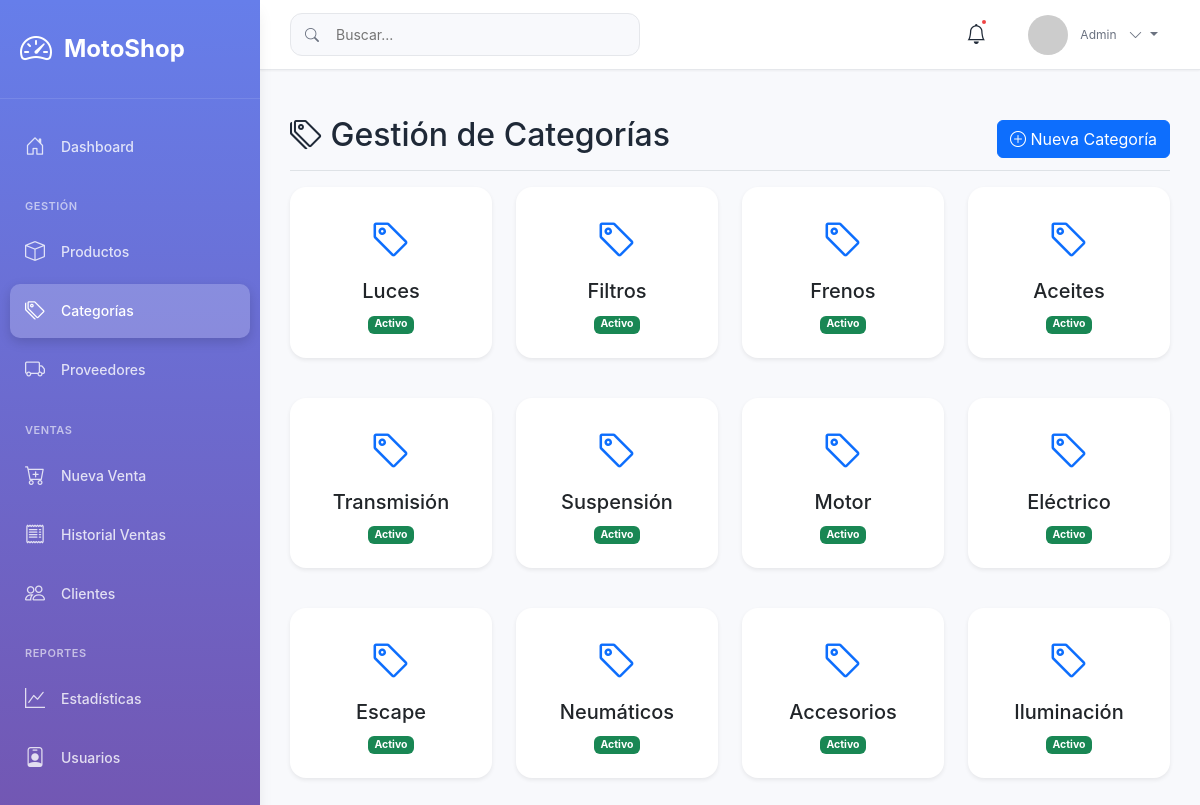
Screenshot of /inventario/categorias/ (signed in) with the database file from the repository.
### apps/inventario/models.py (models this page shows, shortened)
class Categoria(models.Model):
    nombre = models.CharField(max_length=200, unique=True)
    estado = models.IntegerField(default=1)
    class Meta:
        db_table = 'categorias'
        verbose_name = 'Categoría'
        verbose_name_plural = 'Categorías'

### apps/inventario/views.py (the view)
# urls.py: path('categorias/', views.lista_categorias, name='lista_categorias'),
@login_required
def lista_categorias(request):
    categorias = Categoria.objects.filter(estado=1)
    return render(request, 'inventario/lista_categorias.html', {'categorias': categorias})

### templates/inventario/lista_categorias.html (shortened to what this page needs)
{% extends 'base.html' %}
{% block content %}
<div class="d-flex justify-content-between flex-wrap flex-md-nowrap align-items-center pt-3 pb-2 mb-3 border-bottom">
    <h1 class="h2"><i class="bi bi-tags"></i> Gestión de Categorías</h1>
    <div class="btn-toolbar mb-2 mb-md-0">
        <a href="{% url 'crear_categoria' %}" class="btn btn-primary">
            <i class="bi bi-plus-circle"></i> Nueva Categoría
        </a>
    </div>
</div>
<div class="row">
    {% for categoria in categorias %}
    <div class="col-md-3 mb-3">
        <div class="card shadow-sm">
            <div class="card-body text-center">
                <i class="bi bi-tag fs-1 text-primary"></i>
                <h5 class="mt-2">{{ categoria.nombre }}</h5>
                <span class="badge {% if categoria.estado %}bg-success{% else %}bg-secondary{% endif %}">
                    {% if categoria.estado %}Activo{% else %}Inactivo{% endif %}
                </span>
            </div>
        </div>
    </div>
    {% empty %}
    <div class="col-12">
        <div class="alert alert-info">
            No hay categorías registradas
        </div>
    </div>
    {% endfor %}
</div>
{% endblock %}

### templates/base.html (shortened to what this page needs)
{% load static %}
<!DOCTYPE html>
<html lang="es">
<head>
    <link href="https://cdn.jsdelivr.net/npm/bootstrap@5.3.0/dist/css/bootstrap.min.css" rel="stylesheet">
    <link rel="stylesheet" href="https://cdn.jsdelivr.net/npm/bootstrap-icons@1.10.0/font/bootstrap-icons.css">
    <link rel="stylesheet" href="{% static 'css/modern-style.css' %}">
</head>
<body>
    <aside class="sidebar">
        <div class="sidebar-header">
            <div class="logo">
                <i class="bi bi-speedometer2"></i>
                <span class="logo-text">MotoShop</span>
            </div>
        </div>
        <nav class="sidebar-nav">
            <ul class="nav-list">
                <li class="nav-item">
                    <a href="{% url 'dashboard' %}" class="nav-link">
                        <i class="bi bi-house-door"></i>
                        <span>Dashboard</span>
                    </a>
                </li>
                <li class="nav-section">GESTIÓN</li>
                <li class="nav-item">
                    <a href="{% url 'lista_productos' %}" class="nav-link">
                        <i class="bi bi-box"></i>
                        <span>Productos</span>
                    </a>
                </li>
                <li class="nav-item">
                    <a href="{% url 'lista_categorias' %}" class="nav-link">
                        <i class="bi bi-tags"></i>
                        <span>Categorías</span>
                    </a>
                </li>
                <li class="nav-item">
                    <a href="{% url 'lista_proveedores' %}" class="nav-link">
                        <i class="bi bi-truck"></i>
                        <span>Proveedores</span>
                    </a>
                </li>
                <li class="nav-section">VENTAS</li>
                <li class="nav-item">
                    <a href="{% url 'crear_venta' %}" class="nav-link">
                        <i class="bi bi-cart-plus"></i>
                        <span>Nueva Venta</span>
                    </a>
                </li>
                <li class="nav-item">
                    <a href="{% url 'lista_ventas' %}" class="nav-link">
                        <i class="bi bi-receipt"></i>
                        <span>Historial Ventas</span>
                    </a>
                </li>
                <li class="nav-item">
                    <a href="{% url 'lista_clientes' %}" class="nav-link">
                        <i class="bi bi-people"></i>
                        <span>Clientes</span>
                    </a>
                </li>
                <li class="nav-section">REPORTES</li>
                <li class="nav-item">
                    <a href="{% url 'reportes' %}" class="nav-link">
                        <i class="bi bi-graph-up"></i>
                        <span>Estadísticas</span>
                    </a>
                </li>
                <li class="nav-item">
                    <a href="{% url 'lista_usuarios' %}" class="nav-link">
                        <i class="bi bi-person-badge"></i>
                        <span>Usuarios</span>
                    </a>
                </li>
            </ul>
        </nav>
    </aside>
    <main class="main-content">
        <nav class="top-nav">
            <div class="top-nav-left">
                <div class="search-box">
                    <i class="bi bi-search"></i>
                    <input type="text" placeholder="Buscar..." class="search-input">
                </div>
            </div>
            <div class="top-nav-right">
                <button class="icon-btn notification-btn">
                    <i class="bi bi-bell"></i>
                    <span class="badge-dot"></span>
                </button>
                <div class="user-menu">
                    <div class="user-avatar">
                        <img src="https://ui-avatars.com/api/?name={{ user.first_name }}+{{ user.last_name }}&background=667eea&color=fff" alt="User">
                    </div>
                    <div class="user-info">
                        <span class="user-role">{{ user.perfil.rol.tipo|default:"Admin" }}</span>
                    </div>
                    <div class="dropdown">
                        <button class="dropdown-toggle" type="button" data-bs-toggle="dropdown">
                            <i class="bi bi-chevron-down"></i>
                        </button>
                    </div>
                </div>
            </div>
        </nav>
        <div class="page-content">
            {% block content %}{% endblock %}
        </div>
    </main>
</body>
</html>

### static/css/modern-style.css (style rules this page uses)
:root { --primary-color: #667eea; --secondary-color: #764ba2; --success-color: #10b981; --danger-color: #ef4444; --warning-color: #f59e0b; --info-color: #3b82f6; --sidebar-width: 260px; --sidebar-collapsed-width: 70px; --topnav-height: 70px; --bg-primary: #f8f9fc; --bg-secondary: #ffffff; --text-primary: #1f2937; --text-secondary: #6b7280; --border-color: #e5e7eb; --shadow-sm: 0 1px 2px 0 rgba(0, 0, 0, 0.05); --shadow-md: 0 4px 6px -1px rgba(0, 0, 0, 0.1); --shadow-lg: 0 10px 15px -3px rgba(0, 0, 0, 0.1); }
* { margin: 0; padding: 0; box-sizing: border-box; }
body { font-family: 'Inter', -apple-system, BlinkMacSystemFont, 'Segoe UI', Roboto, sans-serif; background-color: var(--bg-primary); color: var(--text-primary); font-size: 14px; line-height: 1.5; }
.sidebar { position: fixed; left: 0; top: 0; bottom: 0; width: var(--sidebar-width); background: linear-gradient(180deg, #667eea 0%, #764ba2 100%); color: white; z-index: 1000; transition: all 0.3s ease; overflow-y: auto; box-shadow: var(--shadow-lg); }
.sidebar-header { padding: 25px 20px; border-bottom: 1px solid rgba(255, 255, 255, 0.1); }
.logo { display: flex; align-items: center; gap: 12px; font-size: 24px; font-weight: 700; }
.logo i { font-size: 32px; }
.sidebar-nav { padding: 20px 0; }
.nav-list { list-style: none; padding: 0 10px; }
.nav-section { padding: 20px 15px 10px; font-size: 11px; font-weight: 600; text-transform: uppercase; letter-spacing: 0.5px; color: rgba(255, 255, 255, 0.6); }
.nav-item { margin-bottom: 5px; }
.nav-link { display: flex; align-items: center; gap: 12px; padding: 12px 15px; color: rgba(255, 255, 255, 0.8); text-decoration: none; border-radius: 10px; transition: all 0.3s ease; font-weight: 500; }
.nav-link i { font-size: 20px; width: 24px; }
.nav-link.active { background: rgba(255, 255, 255, 0.2); color: white; box-shadow: 0 4px 12px rgba(0, 0, 0, 0.15); }
.main-content { margin-left: var(--sidebar-width); min-height: 100vh; transition: margin-left 0.3s ease; }
.top-nav { position: sticky; top: 0; height: var(--topnav-height); background: white; border-bottom: 1px solid var(--border-color); display: flex; align-items: center; justify-content: space-between; padding: 0 30px; z-index: 100; box-shadow: var(--shadow-sm); }
.top-nav-left { display: flex; align-items: center; gap: 20px; }
.search-box { position: relative; width: 350px; }
.search-box i { position: absolute; left: 15px; top: 50%; transform: translateY(-50%); color: var(--text-secondary); }
.search-input { width: 100%; padding: 10px 15px 10px 45px; border: 1px solid var(--border-color); border-radius: 12px; background: var(--bg-primary); font-size: 14px; transition: all 0.3s; }
.top-nav-right { display: flex; align-items: center; gap: 20px; }
.icon-btn { position: relative; background: none; border: none; font-size: 20px; color: var(--text-primary); cursor: pointer; padding: 10px; border-radius: 10px; transition: all 0.3s; }
.badge-dot { position: absolute; top: 8px; right: 8px; width: 8px; height: 8px; background: var(--danger-color); border-radius: 50%; border: 2px solid white; }
.user-menu { display: flex; align-items: center; gap: 12px; padding: 8px 12px; border-radius: 12px; cursor: pointer; transition: all 0.3s; }
.user-avatar { width: 40px; height: 40px; border-radius: 50%; overflow: hidden; }
.user-avatar img { width: 100%; height: 100%; object-fit: cover; }
.user-info { display: flex; flex-direction: column; }
.user-role { font-size: 12px; color: var(--text-secondary); }
.dropdown-toggle { background: none; border: none; color: var(--text-secondary); cursor: pointer; }
.page-content { padding: 30px; }
.card { background: white; border: none; border-radius: 16px; box-shadow: var(--shadow-sm); margin-bottom: 24px; transition: all 0.3s; }
.card-body { padding: 24px; }
.card { animation: fadeInUp 0.5s ease; }

### rows the page displays
Categoria: nombre "Luces", estado "Activo"
Categoria: nombre "Filtros", estado "Activo"
Categoria: nombre "Frenos", estado "Activo"
Categoria: nombre "Aceites", estado "Activo"
Categoria: nombre "Transmisión", estado "Activo"
Categoria: nombre "Suspensión", estado "Activo"
Categoria: nombre "Motor", estado "Activo"
Categoria: nombre "Eléctrico", estado "Activo"
Categoria: nombre "Escape", estado "Activo"
Categoria: nombre "Neumáticos", estado "Activo"
Categoria: nombre "Accesorios", estado "Activo"
Categoria: nombre "Iluminación", estado "Activo"

### other values shown
{{ user.perfil.rol.tipo|default:"Admin" }} "Admin"
